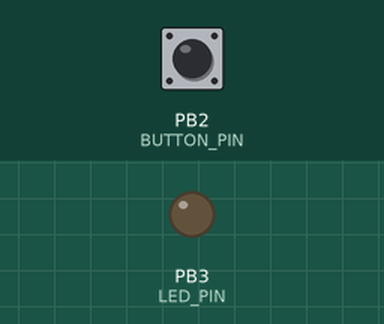
Bench run of a program on a simulated ATmega2560, built with avr-gcc and emulated at 16 MHz. Parts: output pins drawn as LEDs (lit = HIGH). Inputs (shaded band) come from the test bench; at power-on: PB2 (BUTTON_PIN) LOW.

Above: at 1.2 s.
1.3 s: PB2 (BUTTON_PIN) pulled HIGH for 0.15 s
At 1.37 s:
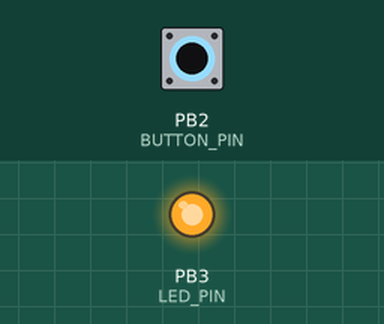
2.9 s: PB2 (BUTTON_PIN) pulled HIGH for 3.2 s
At 6.4 s:
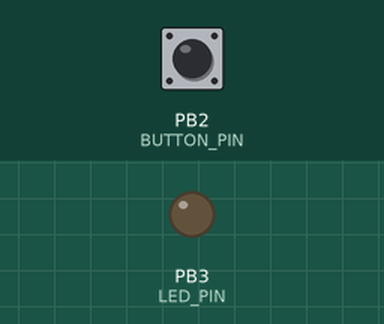
Timing chart, 0 to 7.9 s (numbered marks = the images above; inputs shaded):
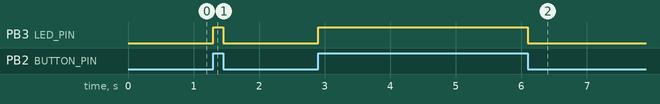

The program:

main.c
```c
/*
 * DEBOUNCING_TEST.c
 *
 * Created: 12/01/2023 21:28:52
 * Author : jmott
 */

#define F_CPU 16000000UL

/* Inclusión de archivos */

#include <avr/io.h>
#include <util/delay.h>
#include <avr/sfr_defs.h>
#include <stdbool.h>

/* Definicion de macros */

// Boton
#define DDR_BUTTON	DDRB
#define PIN_BUTTON	PINB
#define BUTTON_PIN	2
#define MASK_BUTTON	(1 << BUTTON_PIN)

// Led
#define DDR_LED	DDRB
#define PORT_LED PORTB
#define LED_PIN	3
#define MASK_LED (1 << LED_PIN)

// Debouncing maros
#define CONFIDENCE_LEVEL 500

/* Declaración de funciones */

/* Principal */

int main(void)
{
	/* Replace with your application code */
	// Boton como entrada
	DDR_BUTTON &= ~(MASK_BUTTON);
	// Led como salida
	DDR_LED |= (MASK_LED);
	PORT_LED &= ~(MASK_LED); // Led apagado

	bool button_press = false; // Estado del boton
	uint16_t pressed_button_counter = 0; // Contador de muestras de boton presionado
	uint16_t released_button_counter = 0; // Contador de muestras de boton suelto

	while (1)
	{
		if (bit_is_set(PIN_BUTTON, BUTTON_PIN))
		{
			pressed_button_counter++;
			if(pressed_button_counter > CONFIDENCE_LEVEL)
			{
				if (!button_press)
				{
					PORT_LED |= MASK_LED; // Prendemos el LED
					button_press = true;
				}
				pressed_button_counter = 0;
			}
		}
		else
		{
			released_button_counter++;
			if(released_button_counter > CONFIDENCE_LEVEL)
			{
				PORT_LED &= ~MASK_LED;
				button_press = false;
				released_button_counter = 0;
			}
		}
	}
}

/* Definición de funcione */
```

Measured:
- after the input at 1.3 s, PB3 (LED_PIN): LOW → HIGH at once, → LOW 0.15 s later
- after the input at 2.9 s, PB3 (LED_PIN): LOW → HIGH at once, → LOW 3.2 s later
